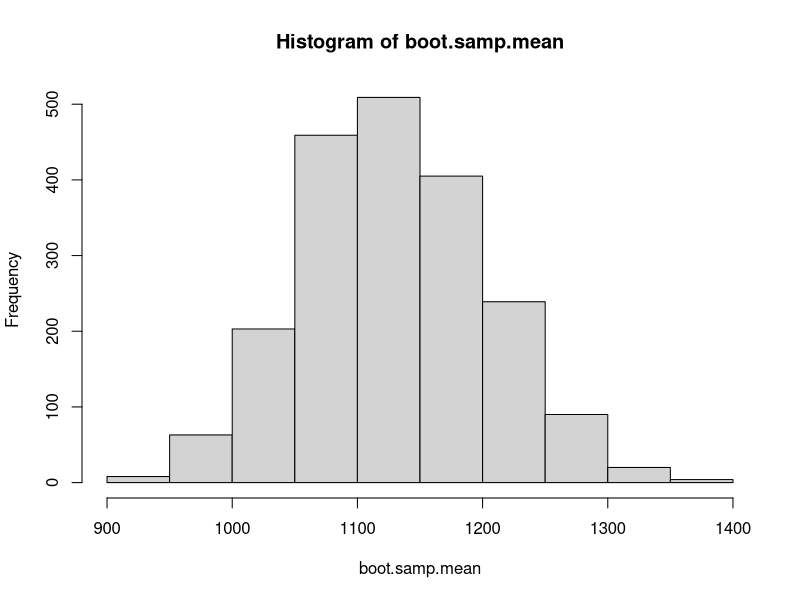
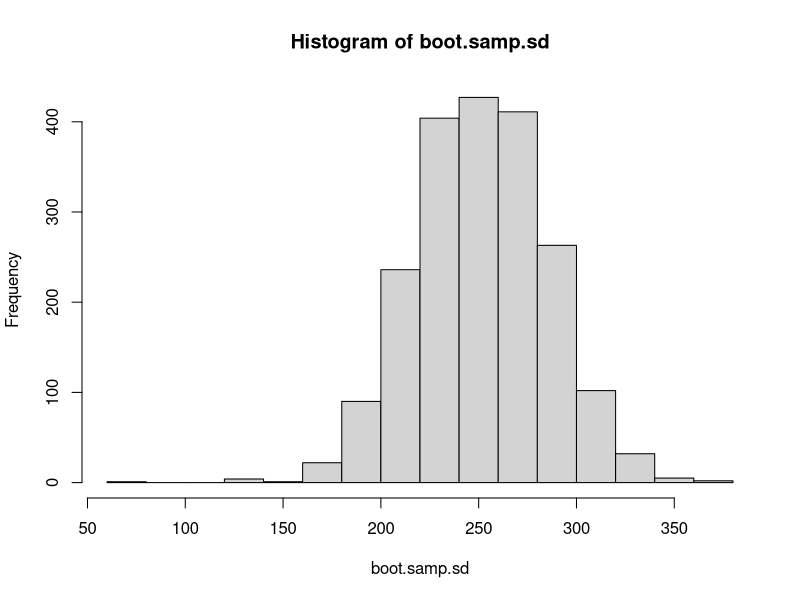

Recreate these plots in R, in order. (Note: this script raises an error after producing the figures.)
#x <- c(18.77, 28.81, 11.87, 15.92, 23.2, 21.12, 22.79, 39.99, 21.86, 15.33 )
x <- c(929.872, 804.04, 1268.848, 983.8, 965.824, 1589.848, 816.88, 1381.84, 1356.16, 855.4, 1340.752, 1281.688 )
n <- length(x)
B <- 2000

boot.samp.mean <- sapply(1:B, function(xx){mean(sample(x, size = n, replace = T))})
hist(boot.samp.mean)

mean(boot.samp.mean)
sd(boot.samp.mean)

boot.samp.med <- sapply(1:B, function(xx){median(sample(x, size = n, replace = T))})

boot.samp.sd <- sapply(1:B, function(xx){sd(sample(x, size = n, replace = T))})
hist(boot.samp.sd)

mean(boot.samp.sd)
sd(boot.samp.sd)
mean(y)

sd(x)/sqrt(length(x))